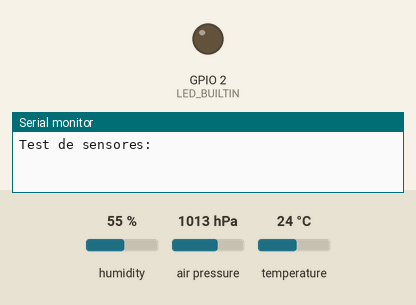
The sketch below on a simulated ESP32. Shown: output pins drawn as LEDs (lit = HIGH), the last lines printed to the serial monitor. Inputs (shaded band) come from the test bench; at power-on: humidity 55 %, air pressure 1013 hPa, temperature 24 °C. WiFi joins after 1.5 s; servers stay silent unless stated.

Above: at 0.1 s.
At 0.6 s:
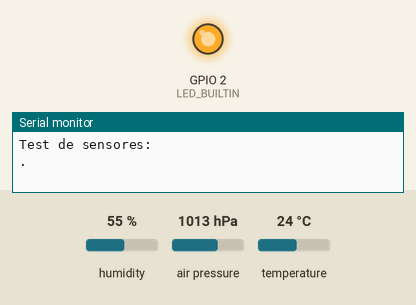
Timing chart, 0 to 3.0 s (numbered marks = the images above):
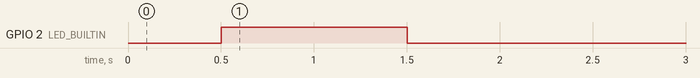

The sketch:

Estacion.ino
```cpp
#include "ThingSpeak.h"
#include "WiFi.h"

#include "DHT.h"
#include "Adafruit_BMP085.h"


#define pin1 18


const char* ssid = "Dosei";
const char* password = "comunismo";

unsigned long channelID = 1810676;
const char* WriteAPIKey = "CTWB0FZWKJ21FKCF";

WiFiClient cliente;

DHT dht1(pin1, DHT11);

Adafruit_BMP085 bmp;  //BMP180

int LED_BUILTIN = 2;

void setup() {
  Serial.begin(115200);
  Serial.println("Test de sensores:");
  pinMode(LED_BUILTIN, OUTPUT);
  WiFi.begin(ssid,password);
  while (WiFi.status() != WL_CONNECTED) {
    delay(500);
    Serial.print(".");
    digitalWrite(LED_BUILTIN, HIGH);   // turn the LED on (HIGH is the voltage level)
    delay(1000);                       // wait for a second
    digitalWrite(LED_BUILTIN, LOW);    // turn the LED off by making the voltage LOW
    delay(1000);                       // wait for a second
  }
  Serial.println("Wifi conectado!");

  ThingSpeak.begin(cliente);

  dht1.begin();

  bmp.begin();
}

void loop() {

  delay(2000);
  leerdht1();

  delay(2000);
  leerbmp();

  ThingSpeak.writeFields(channelID,WriteAPIKey);
  Serial.println("Datos enviados a ThingSpeak!");
  delay(14000);
}

void leerdht1() {

  float t1 = dht1.readTemperature();
  float h1 = dht1.readHumidity();

  while (isnan(t1) || isnan(h1)){
    Serial.println("Lectura fallida en el sensor DHT11, repitiendo lectura...");
    delay(2000);
    t1 = dht1.readTemperature();
    h1 = dht1.readHumidity();
  }

  Serial.print("Temperatura DHT11: ");
  Serial.print(t1);
  Serial.println(" ºC.");

  Serial.print("Humedad DHT11: ");
  Serial.print(h1);
  Serial.println(" %.");

  Serial.println("-----------------------");

  ThingSpeak.setField (1,t1);
  ThingSpeak.setField (2,h1);
}

void leerbmp() {

  float presion = bmp.readPressure();
  float altitud = bmp.readAltitude();

  Serial.print("Presión bmp: ");
  Serial.print(presion);
  Serial.println(" Pa.");

  Serial.print("Altitud bmp: ");
  Serial.print(altitud);
  Serial.println(" metros.");

  Serial.println("-----------------------");

  ThingSpeak.setField (3,presion);
  ThingSpeak.setField (4,altitud);
}
```
